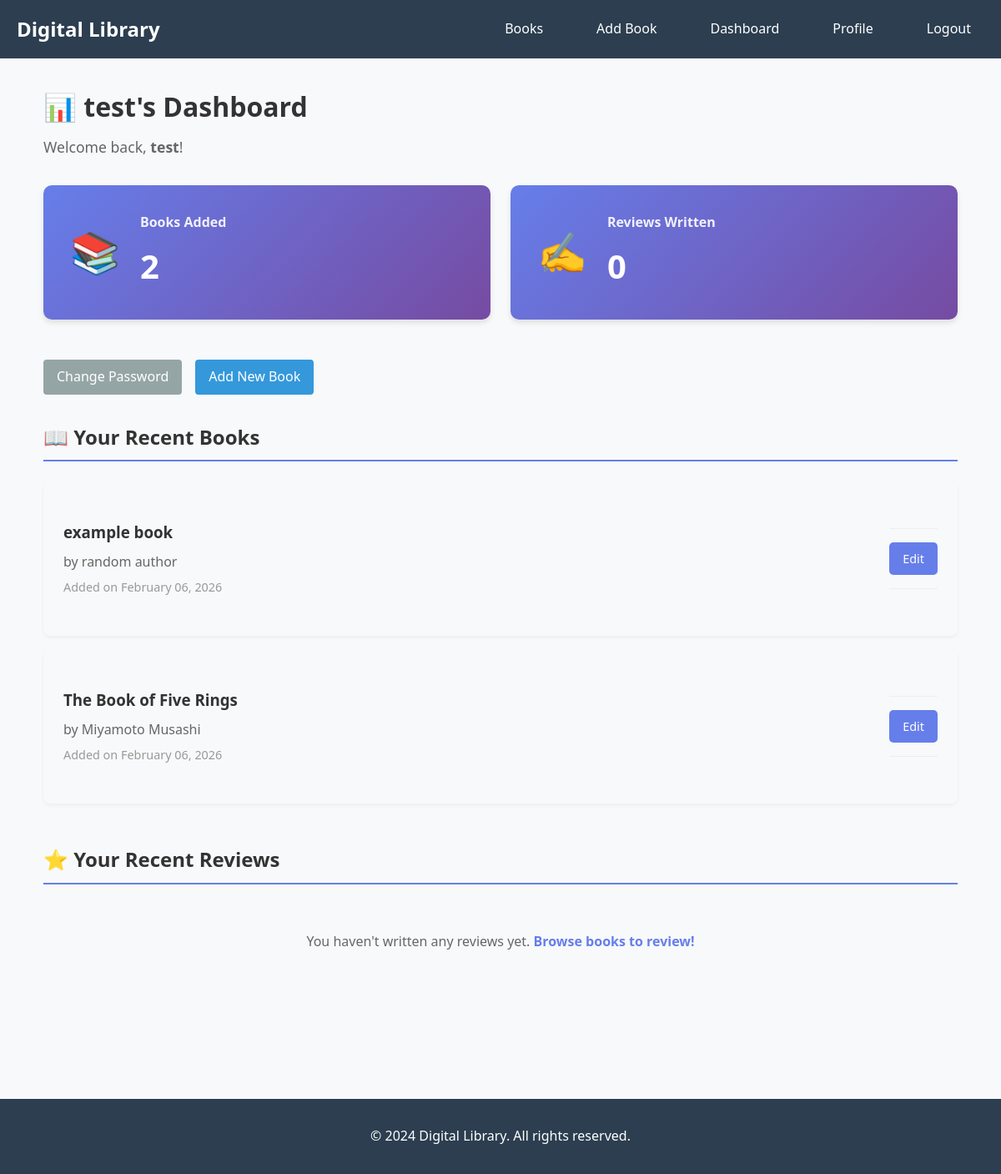
/user/dashboard (signed in), run on an earlier commit of the app's database.
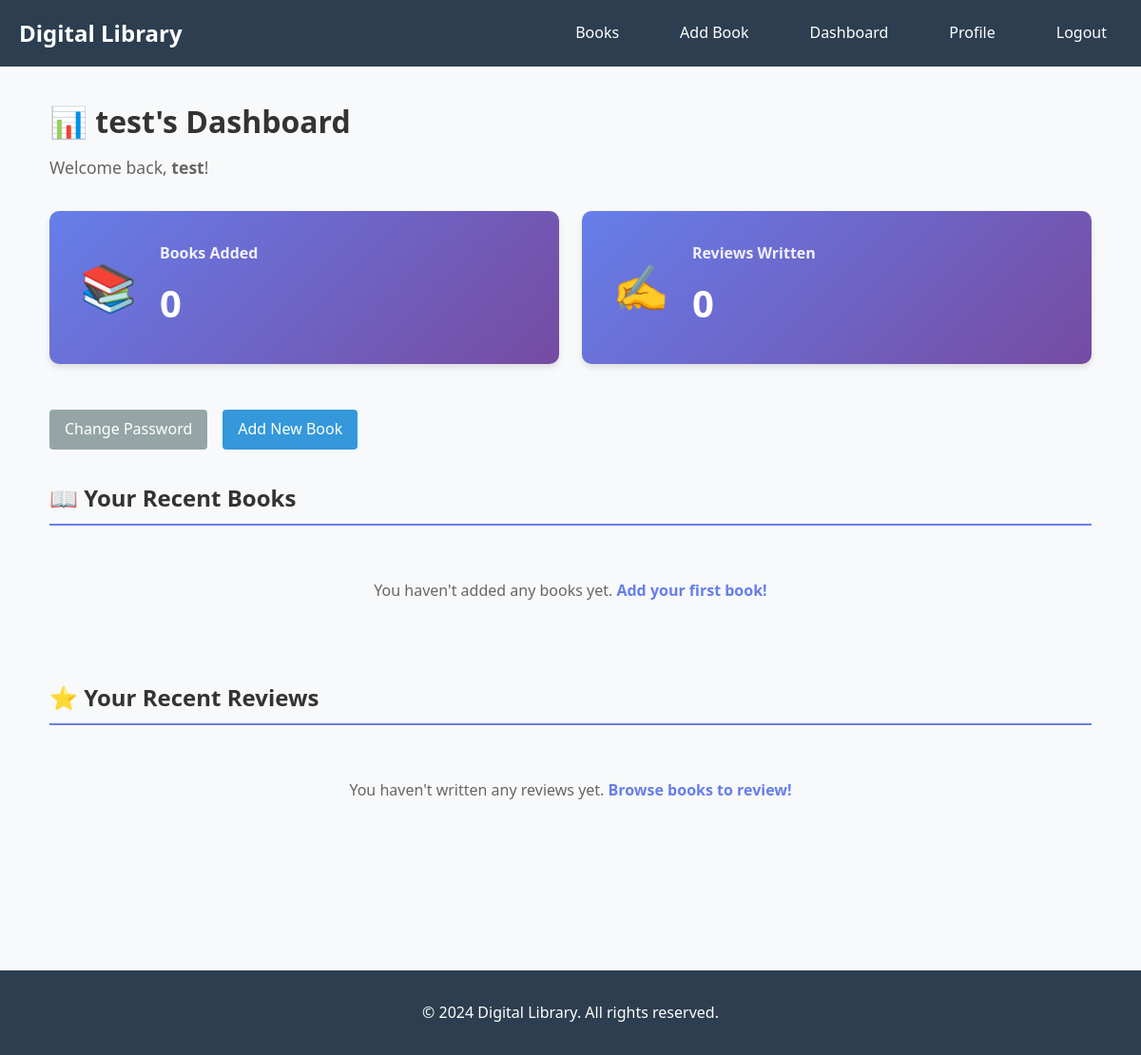
And on a later commit of the database.
### models/book.py (models this page shows, shortened)
class Book(db.Model):
    id = db.Column(db.Integer, primary_key=True)
    title = db.Column(db.String(200), nullable=False)
    author = db.Column(db.String(150), nullable=False)
    isbn = db.Column(db.String(13), unique=True)
    description = db.Column(db.Text)
    published_date = db.Column(db.Date)
    cover_image = db.Column(db.String(300))
    created_at = db.Column(db.DateTime, default=datetime.utcnow)
    submitted_by = db.Column(db.Integer, db.ForeignKey('user.id'), nullable=False)
    reviews = db.relationship('Review', backref='book', lazy=True, cascade='all, delete-orphan')
    submitter = db.relationship('User', backref='books_submitted', lazy=True)

### controllers/auth_controller.py (the view)
@auth_bp.route("/user/dashboard")
@login_required
def dashboard():
    stats = get_user_dashboard_data(current_user.id)
    return render_template("dashboard.html",
                         user=current_user,
                         total_books_added=stats['total_books_added'],
                         total_reviews_written=stats['total_reviews_written'],
                         recent_books=stats['recent_books'],
                         recent_reviews=stats['recent_reviews'])

### app.py (called while the page is built)
def create_app(config_name=None):
    app = Flask(__name__)
    if config_name is None:
        config_name = os.environ.get('FLASK_ENV', 'development')
    app.config.from_object(config[config_name])
    db.init_app(app)
    mail = Mail(app)
    login_manager = LoginManager(app)
    login_manager.login_view = 'auth.login'
    @login_manager.user_loader
    def load_user(user_id):
        return User.query.get(int(user_id))
    from controllers.main_controller import main_bp
    from controllers.auth_controller import auth_bp
    from controllers.book_controller import book_bp
    from controllers.review_controller import review_bp
    from controllers.admin_controller import admin_bp
    app.register_blueprint(main_bp)
    app.register_blueprint(auth_bp)
    app.register_blueprint(book_bp)
    app.register_blueprint(review_bp)
    app.register_blueprint(admin_bp)
    return app

### models/user.py (called while the page is built)
    def is_admin(self):
        return self.role == 'admin'

### templates/dashboard.html (shortened to what this page needs)
{% extends "base.html" %}
{% block content %}
<div class="dashboard">
    <h1>📊 {{ user.username }}'s Dashboard</h1>
    <p class="welcome-message">Welcome back, <strong>{{ user.username }}</strong>!</p>
    <div class="stats-container">
        <div class="stat-card">
            <div class="stat-icon">📚</div>
            <div class="stat-content">
                <h3>Books Added</h3>
                <p class="stat-number">{{ total_books_added }}</p>
            </div>
        </div>
        <div class="stat-card">
            <div class="stat-icon">✍️</div>
            <div class="stat-content">
                <h3>Reviews Written</h3>
                <p class="stat-number">{{ total_reviews_written }}</p>
            </div>
        </div>
    </div>
    <div class="dashboard-actions">
        <a href="{{ url_for('auth.change_password') }}" class="btn btn-secondary">Change Password</a>
        <a href="{{ url_for('book.add_book') }}" class="btn btn-primary">Add New Book</a>
    </div>
    <div class="dashboard-section">
        <h2>📖 Your Recent Books</h2>
        {% if recent_books %}
            <div class="books-list">
                {% for book in recent_books %}
                <div class="book-item">
                    <div class="book-info">
                        <h3><a href="{{ url_for('book.user_book_detail', book_id=book.id) }}">{{ book.title }}</a></h3>
                        <p class="book-author">by {{ book.author }}</p>
                        <small class="book-date">Added on {{ book.created_at.strftime('%B %d, %Y') }}</small>
                    </div>
                    <div class="book-actions">
                        <a href="{{ url_for('book.edit_book', book_id=book.id) }}" class="btn btn-small">Edit</a>
                    </div>
                </div>
                {% endfor %}
            </div>
        {% else %}
            <p class="empty-message">You haven't added any books yet. <a href="{{ url_for('book.add_book') }}">Add your first book!</a></p>
        {% endif %}
    </div>
    <div class="dashboard-section">
        <h2>⭐ Your Recent Reviews</h2>
        {% if recent_reviews %}
            <div class="reviews-list">
                {% for review in recent_reviews %}
                <div class="review-item">
                    <div class="review-header">
                        <h3><a href="{{ url_for('book.user_book_detail', book_id=review.book.id) }}">{{ review.book.title }}</a></h3>
                        <div class="rating">
                            {% for i in range(5) %}
                                {% if i < review.rating %}
                                    ⭐
                                {% else %}
                                    ☆
                                {% endif %}
                            {% endfor %}
                        </div>
                    </div>
                    <p class="review-comment">{{ review.comment[:100] }}{% if review.comment|length > 100 %}...{% endif %}</p>
                    <small class="review-date">{{ review.created_at.strftime('%B %d, %Y') }}</small>
                </div>
                {% endfor %}
            </div>
        {% else %}
            <p class="empty-message">You haven't written any reviews yet. <a href="{{ url_for('book.user_books') }}">Browse books to review!</a></p>
        {% endif %}
    </div>
</div>
{% endblock %}

What changed in the data, as far as the page shows it:
removed Book: title "example book", author "random author", created_at "February 06, 2026"
no longer on this page (row edited): Book: title "The Book of Five Rings", author "Miyamoto Musashi", created_at "February 06, 2026"
Also different on the page:
{{ total_books_added }}: "2" → "0"
text now shown: "You haven't added any books yet. Add your first book!"
